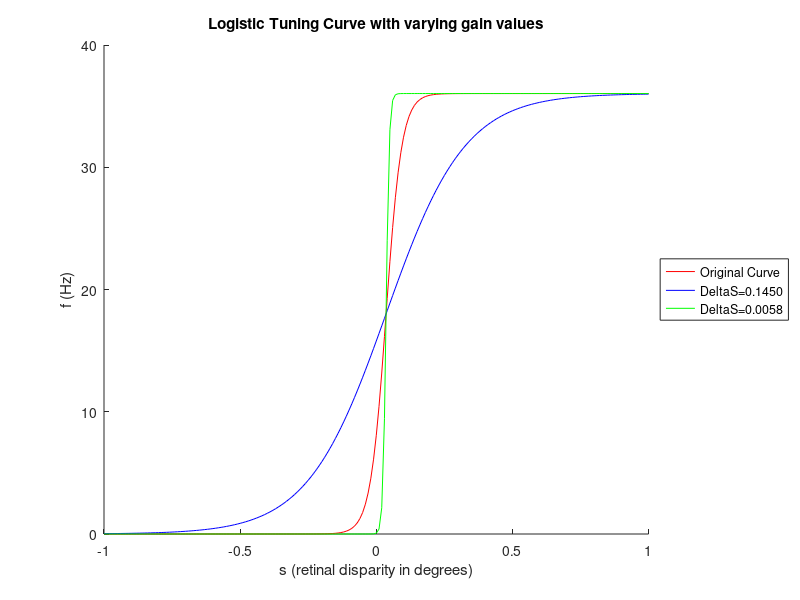
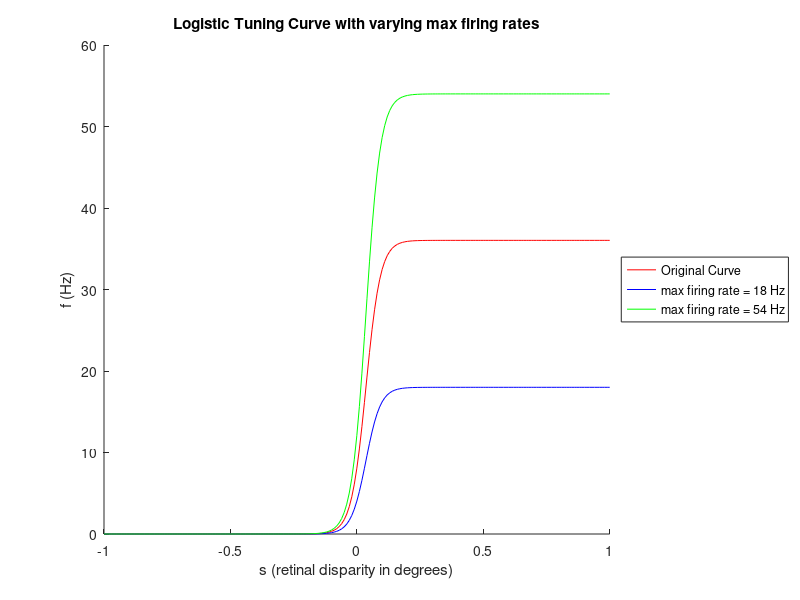

Write the MATLAB code that produced these figures, in order.
%this is the reproduction of 1.7B from the book

%{
The figures generated from running this script show the effect of chaning
the parameters of the logistic curve

Figure 1 shows the effect of changing the gain
    - the steepness of the curve is affected
    - goes between near step function and s curve

Figure 2 shows the effect of changing the max firing rate
    - the top of the curve changes

%}



%tuning curve x values
ss = -1:0.01:1;

%tuning curve parameter values
s_half = 0.036;
deltaS = 0.029;
r_max = 36.03;

%function to generate logistic tuning curve
ff = @(xx,gain) r_max./(1+exp((s_half-xx)./(deltaS*gain)));

%varying multipliers to original gain
gain1=1;
gain2= 5;
gain3 = 0.2;

%generate figure 1, which is described at the top
figure
hold on
plot(ss,ff(ss,gain1),'r-');
plot(ss,ff(ss,gain2),'b-');
plot(ss,ff(ss,gain3),'g-');
legend('Original Curve',...
    'DeltaS=0.1450',...
    'DeltaS=0.0058','Location','eastoutside');
hold off
title('Logistic Tuning Curve with varying gain values');
xlabel('s (retinal disparity in degrees)');
ylabel('f (Hz)');

%function to generate logistic tuning curve
ff2 = @(xx,rmaxParam) rmaxParam./(1+exp((s_half-xx)./deltaS));

%varying max firing rates
rmax1=36.03;
rmax2=18;
rmax3=54;

%generate figure 2, which is described at the top
figure
hold on
plot(ss,ff2(ss,rmax1),'r-');
plot(ss,ff2(ss,rmax2),'b-');
plot(ss,ff2(ss,rmax3),'g-');
legend('Original Curve',...
    'max firing rate = 18 Hz',...
    'max firing rate = 54 Hz','Location','eastoutside');
hold off
title('Logistic Tuning Curve with varying max firing rates');
xlabel('s (retinal disparity in degrees)');
ylabel('f (Hz)');